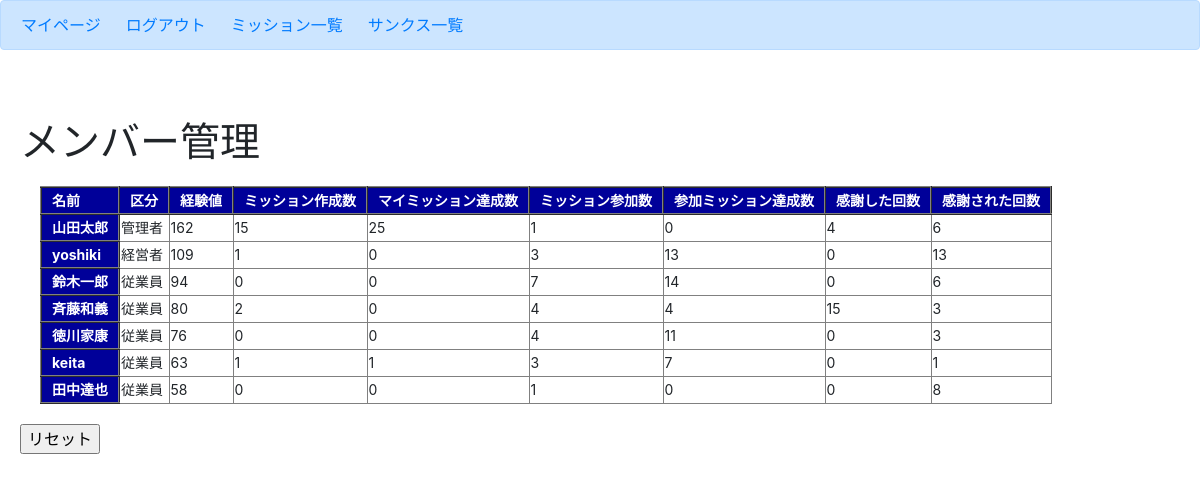
Screenshot of /management/ (signed in) with the database file from the repository.
### user/models.py (models this page shows, shortened)
class Profile(models.Model):
    user = models.OneToOneField(User, on_delete=models.CASCADE)
    kubun = models.CharField(verbose_name='区分',
                             max_length=2,
                             choices=KUBUN_CHOICES,)
    exp_total = models.IntegerField(verbose_name='経験値', default=10)
    mission_create_count = models.IntegerField(default=0)  # ミッション作成回数
    my_success_count = models.IntegerField(default=0)      # 自ら作成したミッションの達成数
    join_count = models.IntegerField(default=0)            # ミッション参加回数
    team_success_count = models.IntegerField(default=0)    # 参加したミッションの達成回数
    thanks_count = models.IntegerField(default=0)          # 感謝した回数
    thanked_count = models.IntegerField(default=0)         # 感謝された回数

### user/views.py (the view)
# urls.py: path('management/', views.management, name='management'),
def management(request):
    all_profile_ = Profile.objects.all()
    all_profile = sorted(all_profile_, key=lambda x: x.exp_total, reverse=True)
    contents = {
        'all_profile': all_profile,
        'profile': Profile.objects.get(user=request.user)
        }
    return render(request, 'user/management.html', contents)

### user/templates/user/management.html (shortened to what this page needs)
{% extends 'mission/base.html' %}
{% block body %}
<br>
<br>
<h1>メンバー管理</h1>
<table border="1">
    <tr>
        <th>名前</th><th>区分</th><th>経験値</th>
        <th>ミッション作成数</th><th>マイミッション達成数</th><th>ミッション参加数</th>
        <th>参加ミッション達成数</th><th>感謝した回数</th><th>感謝された回数</th>
    </tr>
    {% for profile in all_profile %}
    <tr>
        <th>{{ profile.user.username }}</th><td>{{ profile.get_kubun_display }}</td><td>{{ profile.exp_total }}</td>
        <td>{{ profile.mission_create_count }}</td><td>{{ profile.my_success_count }}</td><td>{{ profile.join_count }}</td>
        <td>{{ profile.team_success_count }}</td><td>{{ profile.thanks_count }}</td><td>{{ profile.thanked_count }}</td>
    </tr>
    {% endfor %}
</table>
<form action="{% url 'reset' %}">
    <input type="submit" value="リセット">
</form>
{% endblock body %}

### mission/static/mission/css/style.css (style rules this page uses)
table { margin: 20px; font-size: 14px; }
table tr th { background-color: #009; color: white; padding: 2px 10px; border-width: 2px; }

### rows the page displays
Profile: user.username "山田太郎", kubun "管理者", exp_total "162", mission_create_count "15", my_success_count "25", join_count "1", team_success_count "0", thanks_count "4", thanked_count "6"
Profile: user.username "yoshiki", kubun "経営者", exp_total "109", mission_create_count "1", my_success_count "0", join_count "3", team_success_count "13", thanks_count "0", thanked_count "13"
Profile: user.username "鈴木一郎", kubun "従業員", exp_total "94", mission_create_count "0", my_success_count "0", join_count "7", team_success_count "14", thanks_count "0", thanked_count "6"
Profile: user.username "斉藤和義", kubun "従業員", exp_total "80", mission_create_count "2", my_success_count "0", join_count "4", team_success_count "4", thanks_count "15", thanked_count "3"
Profile: user.username "徳川家康", kubun "従業員", exp_total "76", mission_create_count "0", my_success_count "0", join_count "4", team_success_count "11", thanks_count "0", thanked_count "3"
Profile: user.username "keita", kubun "従業員", exp_total "63", mission_create_count "1", my_success_count "1", join_count "3", team_success_count "7", thanks_count "0", thanked_count "1"
Profile: user.username "田中達也", kubun "従業員", exp_total "58", mission_create_count "0", my_success_count "0", join_count "1", team_success_count "0", thanks_count "0", thanked_count "8"
